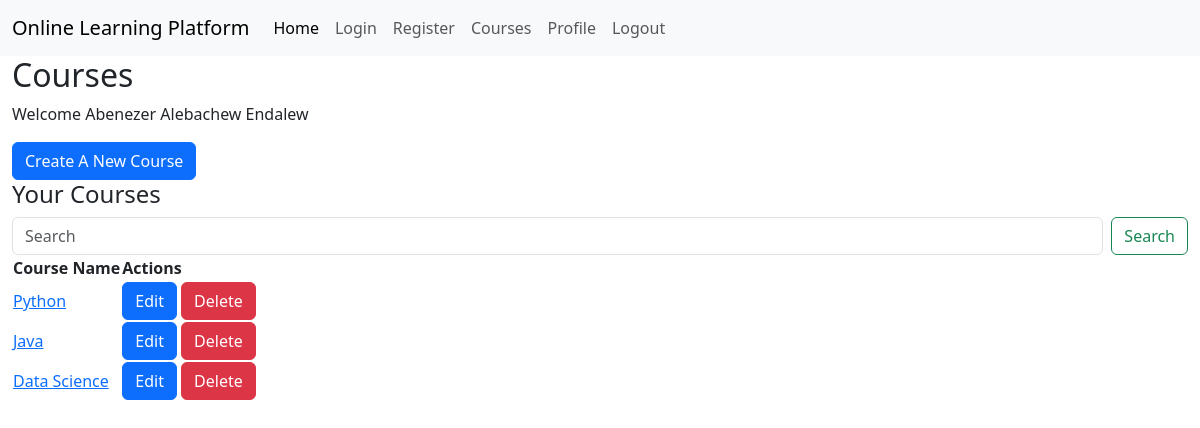
The page /courses (signed in) on the database its author committed.
### app.py (models this page shows, shortened)
class User(db.Model, UserMixin):
    __tablename__ = 'users'
    id = db.Column(db.Integer, primary_key=True)
    email = db.Column(db.Text, unique=True, nullable=False)
    password = db.Column(db.Text, nullable=False)
    username = db.Column(db.Text, unique=True, nullable=True)
    role = db.Column(db.Text, nullable=False)
    name = db.Column(db.Text, nullable=True)

class Course(db.Model):
    __tablename__ = 'courses'
    id = db.Column(db.Integer, primary_key=True)
    name = db.Column(db.Text, nullable=False)
    code = db.Column(db.Text, nullable=False)
    description = db.Column(db.Text, nullable=False)
    teacher_id = db.Column(db.Integer, db.ForeignKey('teachers.id'), nullable=False)
    students = db.relationship('Student', secondary='enrollments', back_populates='courses')

### app.py (the view)
@app.route('/courses')
@login_required
def courses():
    if current_user.role == 'teacher':
        teacher = Teacher.query.filter_by(user_id=current_user.id).first()
        created_courses = Course.query.filter_by(teacher_id=teacher.id).all()
        return render_template('courses.html', role='teacher', courses=created_courses, user=current_user)
    elif current_user.role == 'student':
        student = Student.query.filter_by(user_id=current_user.id).first()
        enrolled_courses = db.session.query(Course).join(Enrollment).filter(Enrollment.student_id == student.id).all()
        return render_template('courses.html', role='student', courses=enrolled_courses, user=current_user)
    else:
        flash('Invalid role.', 'danger')
        return redirect(url_for('index'))

### app.py (called while the page is built)
@login_manager.user_loader
def load_user(id):
    return User.query.filter_by(id=id).first()

### templates/courses.html (shortened to what this page needs)
{% extends "base.html" %}
{% block content %}
<h2>Courses</h2>
<p>Welcome {{ user.name }}</p>
    {% if role == 'teacher' %}
    <a href="{{url_for('create_course')}}"><button type="button" class="btn btn-primary">Create A New
            Course</button></a>
    <h4>Your Courses</h4>
    <form class="d-flex" role="search">
        <input class="form-control me-2" type="search" placeholder="Search" aria-label="Search">
        <button class="btn btn-outline-success" type="submit">Search</button>
    </form>
    <table>
        <tr>
            <th>Course Name</th>
            <th>Actions</th>
        </tr>
        {% for course in courses %}
        <tr>
            <td><a href="#">{{ course.name }}</a></td>
            <td>
                <a href="#"><button type="button" class="btn btn-primary">Edit</button></a>
                <a href="#"><button type="button" class="btn btn-danger">Delete</button></a>
            </td>
        </tr>
        {% endfor %}
    </table>
    {% endif %}
    {% endblock %}

### rows shown on the page
User: name "Abenezer Alebachew Endalew"
Course: name "Python"
Course: name "Java"
Course: name "Data Science"
